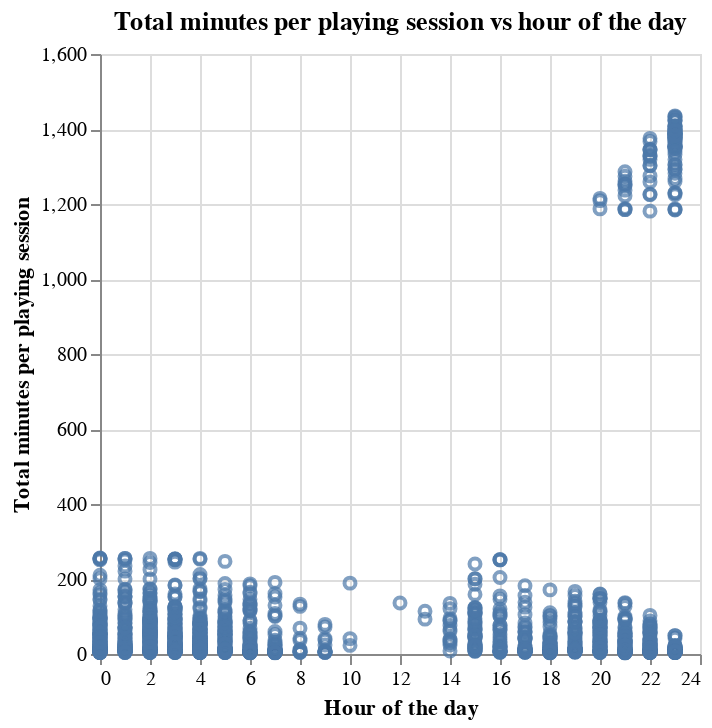

The notebook cell this image was saved under:
### Code cell
minutes_played_scatter = alt.Chart(sessions_data).mark_point().encode(
    x=alt.X("start_hour").title("Hour of the day"),
    y=alt.Y("time_played_mins").title("Total minutes per playing session")
).properties(title="Total minutes per playing session vs hour of the day")
minutes_played_scatter

display(minutes_played_scatter)
display(Markdown("**Figure 1.1:** Exploratory visualization of playing time throughout the day."))

### Figure 1 — Vega specification as saved in the notebook (floating-point values rounded to 4 significant figures; data arrays with more than 128 entries replaced by an {"elided": "..."} marker saying what was removed)
{"$schema": "https://vega.github.io/schema/vega/v5.json", "data": [{"name": "source_0", "values": {"elided": "1533 records"}}, {"name": "source_0_x_domain_start_hour", "values": [{"min": 0, "max": 23}]}, {"name": "source_0_y_domain_time_played_mins", "values": [{"min": 3.0, "max": 1435.0}]}], "marks": [{"type": "symbol", "name": "marks", "from": {"data": "source_0"}, "encode": {"update": {"fill": {"value": "transparent"}, "y": {"field": "time_played_mins", "scale": "y"}, "opacity": {"value": 0.7}, "stroke": {"value": "#4c78a8"}, "x": {"field": "start_hour", "scale": "x"}}}, "style": ["point"]}], "scales": [{"name": "x", "type": "linear", "domain": [{"signal": "(data(\"source_0_x_domain_start_hour\")[0] || {}).min"}, {"signal": "(data(\"source_0_x_domain_start_hour\")[0] || {}).max"}], "range": [0, {"signal": "width"}], "nice": true, "zero": true}, {"name": "y", "type": "linear", "domain": [{"signal": "(data(\"source_0_y_domain_time_played_mins\")[0] || {}).min"}, {"signal": "(data(\"source_0_y_domain_time_played_mins\")[0] || {}).max"}], "range": [{"signal": "height"}, 0], "zero": true, "nice": true}], "axes": [{"scale": "x", "minExtent": 0, "orient": "bottom", "grid": true, "zindex": 0, "tickCount": {"signal": "ceil(width/40)"}, "labels": false, "ticks": false, "gridScale": "y", "aria": false, "domain": false, "maxExtent": 0}, {"scale": "y", "ticks": false, "maxExtent": 0, "zindex": 0, "gridScale": "x", "orient": "left", "grid": true, "tickCount": {"signal": "ceil(height/40)"}, "aria": false, "domain": false, "minExtent": 0, "labels": false}, {"scale": "x", "labelFlush": true, "title": "Hour of the day", "labelOverlap": true, "tickCount": {"signal": "ceil(width/40)"}, "orient": "bottom", "grid": false, "zindex": 0}, {"scale": "y", "tickCount": {"signal": "ceil(height/40)"}, "labelOverlap": true, "zindex": 0, "grid": false, "orient": "left", "title": "Total minutes per playing session"}], "title": {"text": "Total minutes per playing session vs hour of the day", "frame": "group"}, "padding": 5, "height": 300, "width": 300, "style": "cell", "background": "white"}
